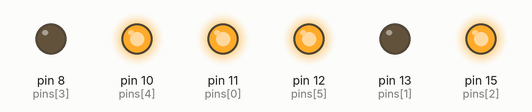
Simulated run of this program. Board: Raspberry Pi (header pin numbers). On the bench: output pins drawn as LEDs (lit = HIGH).

Above: at 5.0 s.
At 18.0 s:
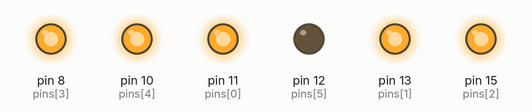
At 31.0 s:
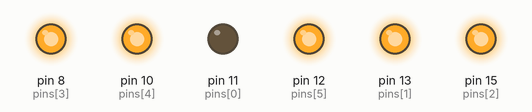
At 37.5 s:
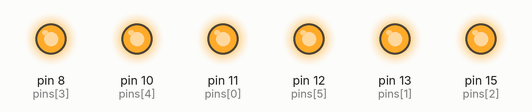
Timing chart, 0 to 50.7 s (numbered marks = the images above):
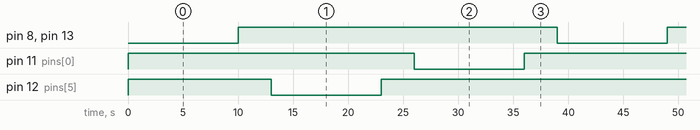

The program:

TFLite_detection_webcam3.py
```python
import RPi.GPIO as GPIO
import time


GPIO.setwarnings(False)
GPIO.setmode(GPIO.BOARD)


pins = [11, 13, 15, 8, 10, 12]


for pin in pins:
    GPIO.setup(pin, GPIO.OUT, initial=GPIO.HIGH)

try:
    while True:
        # Pattern for center direction (C)
        GPIO.output(8, GPIO.LOW)  # Green
        GPIO.output(10, GPIO.HIGH)  # Red
        GPIO.output(12, GPIO.HIGH)  # Blue

        GPIO.output(15, GPIO.HIGH)  # Blue
        GPIO.output(11, GPIO.HIGH)  # Red
        GPIO.output(13, GPIO.LOW)  # Green

        time.sleep(10)  # Wait for 10 seconds

        GPIO.output(8, GPIO.HIGH)  # Green
        GPIO.output(10, GPIO.HIGH)  # Red
        GPIO.output(12, GPIO.HIGH)  # Blue

        GPIO.output(15, GPIO.HIGH)  # Blue
        GPIO.output(11, GPIO.HIGH)  # Red
        GPIO.output(13, GPIO.HIGH)  # Green

        time.sleep(3)  # Wait for 3 seconds

        # Pattern for left direction (L)
        GPIO.output(15, GPIO.HIGH)  # Blue
        GPIO.output(11, GPIO.HIGH)  # Red
        GPIO.output(13, GPIO.HIGH)  # Green

        GPIO.output(8, GPIO.HIGH)  # Green
        GPIO.output(10, GPIO.HIGH)  # Red
        GPIO.output(12, GPIO.LOW)  # Blue

        time.sleep(10)  # Wait for 10 seconds

        GPIO.output(12, GPIO.HIGH)  # Blue
        GPIO.output(15, GPIO.HIGH)  # Blue

        GPIO.output(8, GPIO.HIGH)  # Green
        GPIO.output(10, GPIO.HIGH)  # Red

        time.sleep(3)  # Wait for 3 seconds

        # Pattern for right direction (R)
        GPIO.output(8, GPIO.HIGH)  # Green
        GPIO.output(10, GPIO.HIGH)  # Red
        GPIO.output(12, GPIO.HIGH)  # Blue

        GPIO.output(15, GPIO.HIGH)  # Blue
        GPIO.output(11, GPIO.LOW)  # Green
        GPIO.output(13, GPIO.HIGH)  # Red

        time.sleep(10)  # Wait for 10 seconds

        GPIO.output(15, GPIO.HIGH)  # Blue
        GPIO.output(11, GPIO.HIGH)  # Red
        GPIO.output(13, GPIO.HIGH)  # Green

        GPIO.output(8, GPIO.HIGH)  # Green
        GPIO.output(10, GPIO.HIGH)  # Red
        GPIO.output(12, GPIO.HIGH)  # Blue

        time.sleep(3)  # Wait for 3 seconds

except KeyboardInterrupt:

    GPIO.cleanup()
```

Measured:
- by itself, pin 8 (pins[3]), pin 11 (pins[0]), pin 12 (pins[5]), pin 13 (pins[1]): alternates HIGH for 29.0 s and LOW for 10.0 s
- by itself, everything shown: repeats every 39.0 s, in 6 steps
